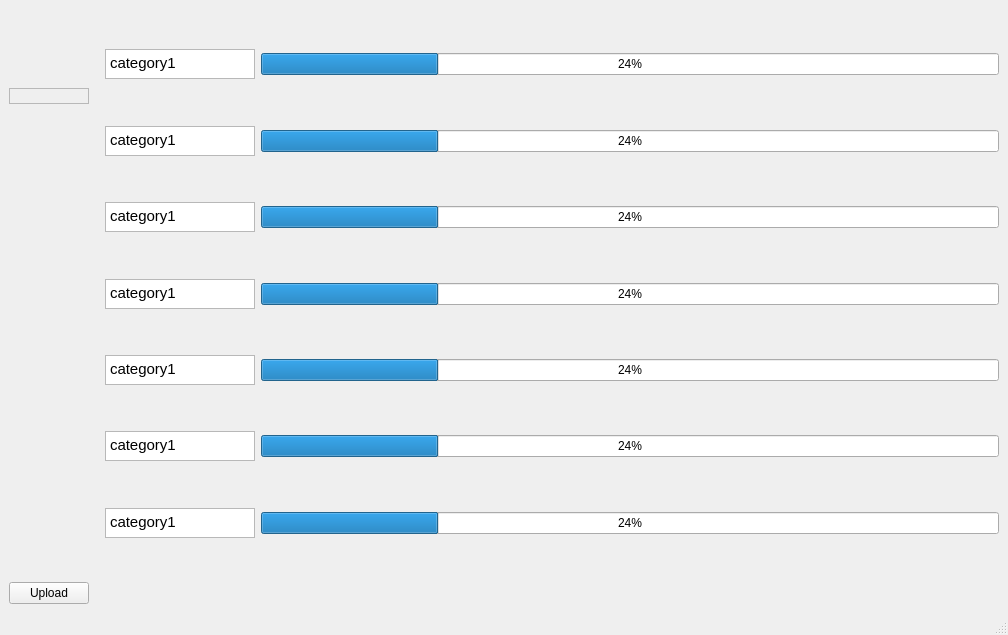
<?xml version="1.0" encoding="UTF-8"?>
<ui version="4.0">
 <class>MainWindow</class>
 <widget class="QMainWindow" name="MainWindow">
  <property name="geometry">
   <rect>
    <x>0</x>
    <y>0</y>
    <width>1008</width>
    <height>635</height>
   </rect>
  </property>
  <property name="windowTitle">
   <string>Zebra-AI</string>
  </property>
  <widget class="QWidget" name="centralwidget">
   <layout class="QHBoxLayout" name="horizontalLayout_17">
    <item>
     <layout class="QVBoxLayout" name="verticalLayout_5">
      <item>
       <spacer name="verticalSpacer_7">
        <property name="orientation">
         <enum>Qt::Vertical</enum>
        </property>
        <property name="sizeHint" stdset="0">
         <size>
          <width>20</width>
          <height>28</height>
         </size>
        </property>
       </spacer>
      </item>
      <item>
       <widget class="QLabel" name="label">
        <property name="sizePolicy">
         <sizepolicy hsizetype="Fixed" vsizetype="Fixed">
          <horstretch>0</horstretch>
          <verstretch>0</verstretch>
         </sizepolicy>
        </property>
        <property name="maximumSize">
         <size>
          <width>350</width>
          <height>350</height>
         </size>
        </property>
        <property name="frameShape">
         <enum>QFrame::StyledPanel</enum>
        </property>
        <property name="text">
         <string/>
        </property>
        <property name="pixmap">
         <pixmap>upload.png</pixmap>
        </property>
       </widget>
      </item>
      <item>
       <spacer name="verticalSpacer_2">
        <property name="orientation">
         <enum>Qt::Vertical</enum>
        </property>
        <property name="sizeHint" stdset="0">
         <size>
          <width>20</width>
          <height>40</height>
         </size>
        </property>
       </spacer>
      </item>
      <item>
       <spacer name="verticalSpacer_5">
        <property name="orientation">
         <enum>Qt::Vertical</enum>
        </property>
        <property name="sizeHint" stdset="0">
         <size>
          <width>20</width>
          <height>40</height>
         </size>
        </property>
       </spacer>
      </item>
      <item>
       <spacer name="verticalSpacer_4">
        <property name="orientation">
         <enum>Qt::Vertical</enum>
        </property>
        <property name="sizeHint" stdset="0">
         <size>
          <width>20</width>
          <height>40</height>
         </size>
        </property>
       </spacer>
      </item>
      <item>
       <spacer name="verticalSpacer_3">
        <property name="orientation">
         <enum>Qt::Vertical</enum>
        </property>
        <property name="sizeHint" stdset="0">
         <size>
          <width>20</width>
          <height>40</height>
         </size>
        </property>
       </spacer>
      </item>
      <item>
       <spacer name="verticalSpacer_10">
        <property name="orientation">
         <enum>Qt::Vertical</enum>
        </property>
        <property name="sizeHint" stdset="0">
         <size>
          <width>20</width>
          <height>40</height>
         </size>
        </property>
       </spacer>
      </item>
      <item>
       <spacer name="verticalSpacer">
        <property name="orientation">
         <enum>Qt::Vertical</enum>
        </property>
        <property name="sizeHint" stdset="0">
         <size>
          <width>20</width>
          <height>13</height>
         </size>
        </property>
       </spacer>
      </item>
      <item>
       <widget class="QPushButton" name="pushButton">
        <property name="text">
         <string>Upload</string>
        </property>
       </widget>
      </item>
     </layout>
    </item>
    <item>
     <spacer name="horizontalSpacer_3">
      <property name="orientation">
       <enum>Qt::Horizontal</enum>
      </property>
      <property name="sizeType">
       <enum>QSizePolicy::Fixed</enum>
      </property>
      <property name="sizeHint" stdset="0">
       <size>
        <width>10</width>
        <height>10</height>
       </size>
      </property>
     </spacer>
    </item>
    <item>
     <layout class="QVBoxLayout" name="verticalLayout">
      <item>
       <spacer name="verticalSpacer_6">
        <property name="orientation">
         <enum>Qt::Vertical</enum>
        </property>
        <property name="sizeHint" stdset="0">
         <size>
          <width>20</width>
          <height>28</height>
         </size>
        </property>
       </spacer>
      </item>
      <item>
       <layout class="QHBoxLayout" name="horizontalLayout_2">
        <item>
         <widget class="QTextBrowser" name="textBrowser">
          <property name="sizePolicy">
           <sizepolicy hsizetype="Maximum" vsizetype="Fixed">
            <horstretch>22</horstretch>
            <verstretch>0</verstretch>
           </sizepolicy>
          </property>
          <property name="maximumSize">
           <size>
            <width>150</width>
            <height>30</height>
           </size>
          </property>
          <property name="html">
           <string>&lt;!DOCTYPE HTML PUBLIC &quot;-//W3C//DTD HTML 4.0//EN&quot; &quot;http://www.w3.org/TR/REC-html40/strict.dtd&quot;&gt;
&lt;html&gt;&lt;head&gt;&lt;meta name=&quot;qrichtext&quot; content=&quot;1&quot; /&gt;&lt;style type=&quot;text/css&quot;&gt;
p, li { white-space: pre-wrap; }
&lt;/style&gt;&lt;/head&gt;&lt;body style=&quot; font-family:'Ubuntu'; font-size:11pt; font-weight:400; font-style:normal;&quot;&gt;
&lt;p style=&quot; margin-top:0px; margin-bottom:0px; margin-left:0px; margin-right:0px; -qt-block-indent:0; text-indent:0px;&quot;&gt;category1&lt;/p&gt;&lt;/body&gt;&lt;/html&gt;</string>
          </property>
         </widget>
        </item>
        <item>
         <widget class="QProgressBar" name="progressBar">
          <property name="value">
           <number>24</number>
          </property>
         </widget>
        </item>
       </layout>
      </item>
      <item>
       <spacer name="verticalSpacer_12">
        <property name="orientation">
         <enum>Qt::Vertical</enum>
        </property>
        <property name="sizeHint" stdset="0">
         <size>
          <width>20</width>
          <height>28</height>
         </size>
        </property>
       </spacer>
      </item>
      <item>
       <layout class="QHBoxLayout" name="horizontalLayout_3">
        <item>
         <widget class="QTextBrowser" name="textBrowser_2">
          <property name="sizePolicy">
           <sizepolicy hsizetype="Maximum" vsizetype="Fixed">
            <horstretch>22</horstretch>
            <verstretch>0</verstretch>
           </sizepolicy>
          </property>
          <property name="maximumSize">
           <size>
            <width>150</width>
            <height>30</height>
           </size>
          </property>
          <property name="html">
           <string>&lt;!DOCTYPE HTML PUBLIC &quot;-//W3C//DTD HTML 4.0//EN&quot; &quot;http://www.w3.org/TR/REC-html40/strict.dtd&quot;&gt;
&lt;html&gt;&lt;head&gt;&lt;meta name=&quot;qrichtext&quot; content=&quot;1&quot; /&gt;&lt;style type=&quot;text/css&quot;&gt;
p, li { white-space: pre-wrap; }
&lt;/style&gt;&lt;/head&gt;&lt;body style=&quot; font-family:'Ubuntu'; font-size:11pt; font-weight:400; font-style:normal;&quot;&gt;
&lt;p style=&quot; margin-top:0px; margin-bottom:0px; margin-left:0px; margin-right:0px; -qt-block-indent:0; text-indent:0px;&quot;&gt;category1&lt;/p&gt;&lt;/body&gt;&lt;/html&gt;</string>
          </property>
         </widget>
        </item>
        <item>
         <widget class="QProgressBar" name="progressBar_2">
          <property name="value">
           <number>24</number>
          </property>
         </widget>
        </item>
       </layout>
      </item>
      <item>
       <spacer name="verticalSpacer_13">
        <property name="orientation">
         <enum>Qt::Vertical</enum>
        </property>
        <property name="sizeHint" stdset="0">
         <size>
          <width>20</width>
          <height>28</height>
         </size>
        </property>
       </spacer>
      </item>
      <item>
       <layout class="QHBoxLayout" name="horizontalLayout_4">
        <item>
         <widget class="QTextBrowser" name="textBrowser_3">
          <property name="sizePolicy">
           <sizepolicy hsizetype="Maximum" vsizetype="Fixed">
            <horstretch>22</horstretch>
            <verstretch>0</verstretch>
           </sizepolicy>
          </property>
          <property name="maximumSize">
           <size>
            <width>150</width>
            <height>30</height>
           </size>
          </property>
          <property name="html">
           <string>&lt;!DOCTYPE HTML PUBLIC &quot;-//W3C//DTD HTML 4.0//EN&quot; &quot;http://www.w3.org/TR/REC-html40/strict.dtd&quot;&gt;
&lt;html&gt;&lt;head&gt;&lt;meta name=&quot;qrichtext&quot; content=&quot;1&quot; /&gt;&lt;style type=&quot;text/css&quot;&gt;
p, li { white-space: pre-wrap; }
&lt;/style&gt;&lt;/head&gt;&lt;body style=&quot; font-family:'Ubuntu'; font-size:11pt; font-weight:400; font-style:normal;&quot;&gt;
&lt;p style=&quot; margin-top:0px; margin-bottom:0px; margin-left:0px; margin-right:0px; -qt-block-indent:0; text-indent:0px;&quot;&gt;category1&lt;/p&gt;&lt;/body&gt;&lt;/html&gt;</string>
          </property>
         </widget>
        </item>
        <item>
         <widget class="QProgressBar" name="progressBar_3">
          <property name="value">
           <number>24</number>
          </property>
         </widget>
        </item>
       </layout>
      </item>
      <item>
       <spacer name="verticalSpacer_14">
        <property name="orientation">
         <enum>Qt::Vertical</enum>
        </property>
        <property name="sizeHint" stdset="0">
         <size>
          <width>20</width>
          <height>28</height>
         </size>
        </property>
       </spacer>
      </item>
      <item>
       <layout class="QHBoxLayout" name="horizontalLayout_5">
        <item>
         <widget class="QTextBrowser" name="textBrowser_4">
          <property name="sizePolicy">
           <sizepolicy hsizetype="Maximum" vsizetype="Fixed">
            <horstretch>22</horstretch>
            <verstretch>0</verstretch>
           </sizepolicy>
          </property>
          <property name="maximumSize">
           <size>
            <width>150</width>
            <height>30</height>
           </size>
          </property>
          <property name="html">
           <string>&lt;!DOCTYPE HTML PUBLIC &quot;-//W3C//DTD HTML 4.0//EN&quot; &quot;http://www.w3.org/TR/REC-html40/strict.dtd&quot;&gt;
&lt;html&gt;&lt;head&gt;&lt;meta name=&quot;qrichtext&quot; content=&quot;1&quot; /&gt;&lt;style type=&quot;text/css&quot;&gt;
p, li { white-space: pre-wrap; }
&lt;/style&gt;&lt;/head&gt;&lt;body style=&quot; font-family:'Ubuntu'; font-size:11pt; font-weight:400; font-style:normal;&quot;&gt;
&lt;p style=&quot; margin-top:0px; margin-bottom:0px; margin-left:0px; margin-right:0px; -qt-block-indent:0; text-indent:0px;&quot;&gt;category1&lt;/p&gt;&lt;/body&gt;&lt;/html&gt;</string>
          </property>
         </widget>
        </item>
        <item>
         <widget class="QProgressBar" name="progressBar_4">
          <property name="value">
           <number>24</number>
          </property>
         </widget>
        </item>
       </layout>
      </item>
      <item>
       <spacer name="verticalSpacer_8">
        <property name="orientation">
         <enum>Qt::Vertical</enum>
        </property>
        <property name="sizeHint" stdset="0">
         <size>
          <width>20</width>
          <height>28</height>
         </size>
        </property>
       </spacer>
      </item>
      <item>
       <layout class="QHBoxLayout" name="horizontalLayout_6">
        <item>
         <widget class="QTextBrowser" name="textBrowser_5">
          <property name="sizePolicy">
           <sizepolicy hsizetype="Maximum" vsizetype="Fixed">
            <horstretch>22</horstretch>
            <verstretch>0</verstretch>
           </sizepolicy>
          </property>
          <property name="maximumSize">
           <size>
            <width>150</width>
            <height>30</height>
           </size>
          </property>
          <property name="html">
           <string>&lt;!DOCTYPE HTML PUBLIC &quot;-//W3C//DTD HTML 4.0//EN&quot; &quot;http://www.w3.org/TR/REC-html40/strict.dtd&quot;&gt;
&lt;html&gt;&lt;head&gt;&lt;meta name=&quot;qrichtext&quot; content=&quot;1&quot; /&gt;&lt;style type=&quot;text/css&quot;&gt;
p, li { white-space: pre-wrap; }
&lt;/style&gt;&lt;/head&gt;&lt;body style=&quot; font-family:'Ubuntu'; font-size:11pt; font-weight:400; font-style:normal;&quot;&gt;
&lt;p style=&quot; margin-top:0px; margin-bottom:0px; margin-left:0px; margin-right:0px; -qt-block-indent:0; text-indent:0px;&quot;&gt;category1&lt;/p&gt;&lt;/body&gt;&lt;/html&gt;</string>
          </property>
         </widget>
        </item>
        <item>
         <widget class="QProgressBar" name="progressBar_5">
          <property name="value">
           <number>24</number>
          </property>
         </widget>
        </item>
       </layout>
      </item>
      <item>
       <spacer name="verticalSpacer_15">
        <property name="orientation">
         <enum>Qt::Vertical</enum>
        </property>
        <property name="sizeHint" stdset="0">
         <size>
          <width>20</width>
          <height>28</height>
         </size>
        </property>
       </spacer>
      </item>
      <item>
       <layout class="QHBoxLayout" name="horizontalLayout_7">
        <item>
         <widget class="QTextBrowser" name="textBrowser_6">
          <property name="sizePolicy">
           <sizepolicy hsizetype="Maximum" vsizetype="Fixed">
            <horstretch>22</horstretch>
            <verstretch>0</verstretch>
           </sizepolicy>
          </property>
          <property name="maximumSize">
           <size>
            <width>150</width>
            <height>30</height>
           </size>
          </property>
          <property name="html">
           <string>&lt;!DOCTYPE HTML PUBLIC &quot;-//W3C//DTD HTML 4.0//EN&quot; &quot;http://www.w3.org/TR/REC-html40/strict.dtd&quot;&gt;
&lt;html&gt;&lt;head&gt;&lt;meta name=&quot;qrichtext&quot; content=&quot;1&quot; /&gt;&lt;style type=&quot;text/css&quot;&gt;
p, li { white-space: pre-wrap; }
&lt;/style&gt;&lt;/head&gt;&lt;body style=&quot; font-family:'Ubuntu'; font-size:11pt; font-weight:400; font-style:normal;&quot;&gt;
&lt;p style=&quot; margin-top:0px; margin-bottom:0px; margin-left:0px; margin-right:0px; -qt-block-indent:0; text-indent:0px;&quot;&gt;category1&lt;/p&gt;&lt;/body&gt;&lt;/html&gt;</string>
          </property>
         </widget>
        </item>
        <item>
         <widget class="QProgressBar" name="progressBar_6">
          <property name="value">
           <number>24</number>
          </property>
         </widget>
        </item>
       </layout>
      </item>
      <item>
       <spacer name="verticalSpacer_9">
        <property name="orientation">
         <enum>Qt::Vertical</enum>
        </property>
        <property name="sizeHint" stdset="0">
         <size>
          <width>20</width>
          <height>28</height>
         </size>
        </property>
       </spacer>
      </item>
      <item>
       <layout class="QHBoxLayout" name="horizontalLayout_8">
        <item>
         <widget class="QTextBrowser" name="textBrowser_7">
          <property name="sizePolicy">
           <sizepolicy hsizetype="Maximum" vsizetype="Fixed">
            <horstretch>22</horstretch>
            <verstretch>0</verstretch>
           </sizepolicy>
          </property>
          <property name="maximumSize">
           <size>
            <width>150</width>
            <height>30</height>
           </size>
          </property>
          <property name="html">
           <string>&lt;!DOCTYPE HTML PUBLIC &quot;-//W3C//DTD HTML 4.0//EN&quot; &quot;http://www.w3.org/TR/REC-html40/strict.dtd&quot;&gt;
&lt;html&gt;&lt;head&gt;&lt;meta name=&quot;qrichtext&quot; content=&quot;1&quot; /&gt;&lt;style type=&quot;text/css&quot;&gt;
p, li { white-space: pre-wrap; }
&lt;/style&gt;&lt;/head&gt;&lt;body style=&quot; font-family:'Ubuntu'; font-size:11pt; font-weight:400; font-style:normal;&quot;&gt;
&lt;p style=&quot; margin-top:0px; margin-bottom:0px; margin-left:0px; margin-right:0px; -qt-block-indent:0; text-indent:0px;&quot;&gt;category1&lt;/p&gt;&lt;/body&gt;&lt;/html&gt;</string>
          </property>
         </widget>
        </item>
        <item>
         <widget class="QProgressBar" name="progressBar_7">
          <property name="value">
           <number>24</number>
          </property>
         </widget>
        </item>
       </layout>
      </item>
      <item>
       <spacer name="verticalSpacer_11">
        <property name="orientation">
         <enum>Qt::Vertical</enum>
        </property>
        <property name="sizeHint" stdset="0">
         <size>
          <width>20</width>
          <height>40</height>
         </size>
        </property>
       </spacer>
      </item>
      <item>
       <layout class="QHBoxLayout" name="horizontalLayout">
        <item>
         <spacer name="horizontalSpacer">
          <property name="orientation">
           <enum>Qt::Horizontal</enum>
          </property>
          <property name="sizeHint" stdset="0">
           <size>
            <width>40</width>
            <height>20</height>
           </size>
          </property>
         </spacer>
        </item>
        <item>
         <widget class="QLabel" name="label_2">
          <property name="text">
           <string/>
          </property>
          <property name="pixmap">
           <pixmap>zebramo.png</pixmap>
          </property>
         </widget>
        </item>
        <item>
         <spacer name="horizontalSpacer_2">
          <property name="orientation">
           <enum>Qt::Horizontal</enum>
          </property>
          <property name="sizeHint" stdset="0">
           <size>
            <width>40</width>
            <height>20</height>
           </size>
          </property>
         </spacer>
        </item>
       </layout>
      </item>
     </layout>
    </item>
   </layout>
  </widget>
  <widget class="QMenuBar" name="menubar">
   <property name="geometry">
    <rect>
     <x>0</x>
     <y>0</y>
     <width>1008</width>
     <height>22</height>
    </rect>
   </property>
  </widget>
  <widget class="QStatusBar" name="statusbar"/>
 </widget>
 <resources/>
 <connections/>
</ui>
